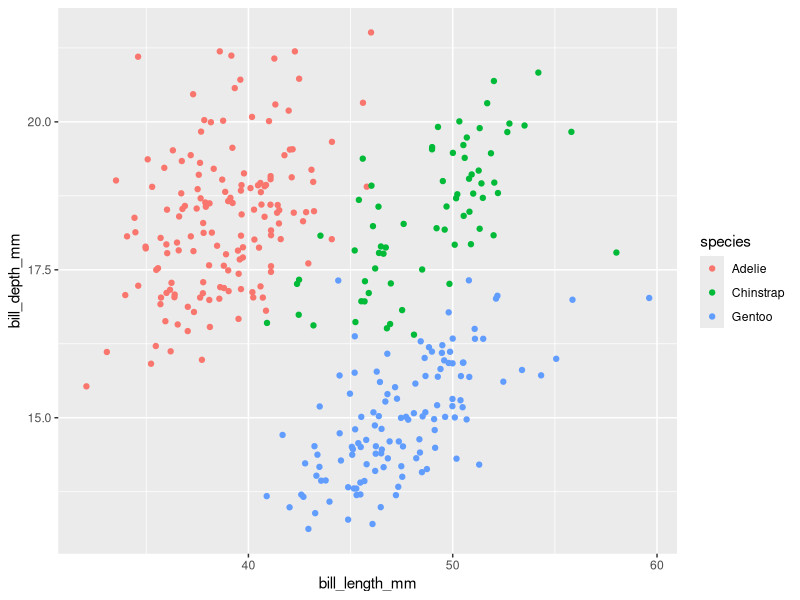
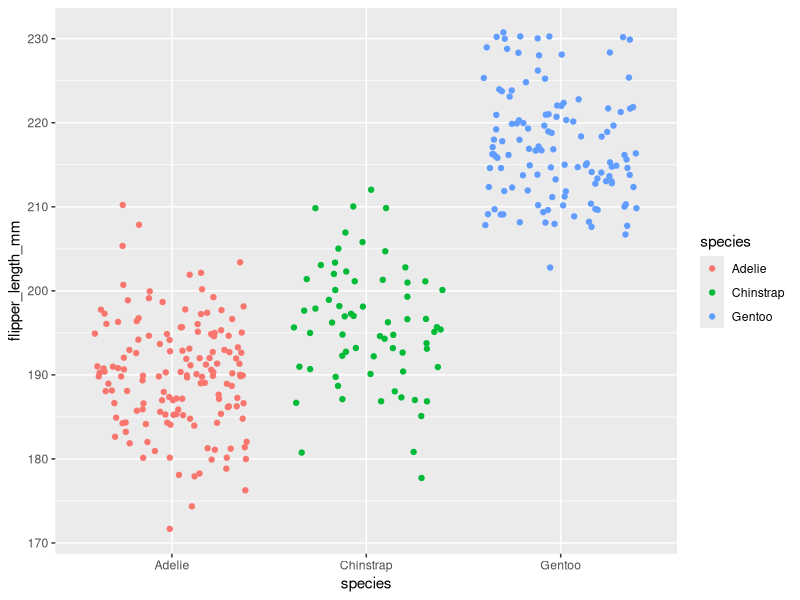

Write R code to recreate these figures, in order.
## ---- chunk 1

library(ggplot2)
library(palmerpenguins)
library(tidyverse)
## ---- chunk 2
fd_fx <- D(expr = expression(x^2), name = "x")
x <- 3
eval(fd_fx)
## ---- chunk 3
pd_pa <- D(expr = expression(2 * ((3 * a + 2) ^4) - 5), name = "a")
a <- 1.2
eval(pd_pa)
## ---- chunk 4
ggplot(data = penguins, aes(x = bill_length_mm, y = bill_depth_mm)) + geom_jitter(aes(color = species))
## ---- chunk 5
ggplot(data = penguins, aes(x = species, y = flipper_length_mm)) + geom_jitter(aes(color = species))
